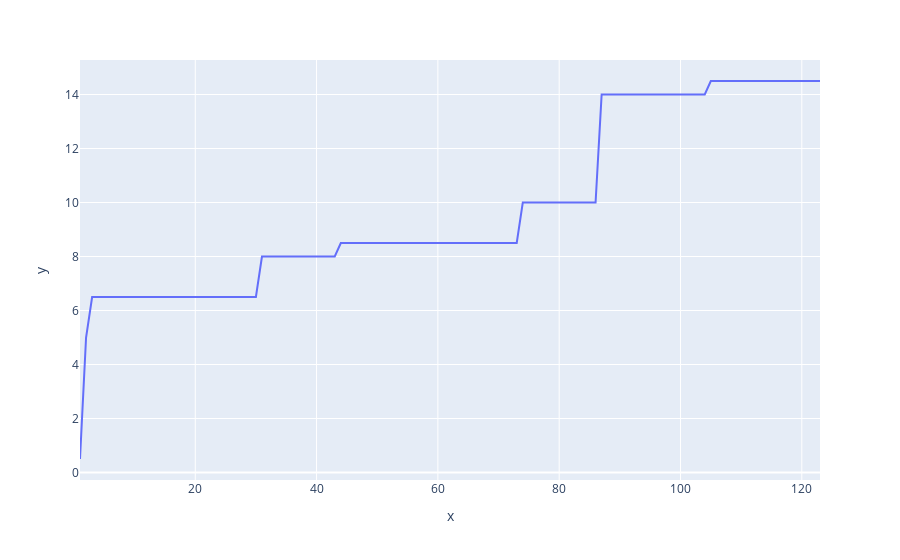

Notebook source saved alongside this figure:
### Markdown cell above
## Sigma = 0.01

### Code cell
fig = px.line(x=np.arange(1,124), y=itr_ro[0,:,3]/itr_gd[:,3])
fig.show()

### Figure 1 — Plotly figure (JSON) as saved in the notebook; plotly's stock layout.template omitted (floating-point values rounded to 4 significant figures)
{"data": [{"hovertemplate": "x=%{x}<br>y=%{y}<extra></extra>", "legendgroup": "", "line": {"color": "#636efa", "dash": "solid"}, "marker": {"symbol": "circle"}, "mode": "lines", "name": "", "orientation": "v", "showlegend": false, "type": "scatter", "x": [1, 2, 3, 4, 5, 6, 7, 8, 9, 10, 11, 12, 13, 14, 15, 16, 17, 18, 19, 20, 21, 22, 23, 24, 25, 26, 27, 28, 29, 30, 31, 32, 33, 34, 35, 36, 37, 38, 39, 40, 41, 42, 43, 44, 45, 46, 47, 48, 49, 50, 51, 52, 53, 54, 55, 56, 57, 58, 59, 60, 61, 62, 63, 64, 65, 66, 67, 68, 69, 70, 71, 72, 73, 74, 75, 76, 77, 78, 79, 80, 81, 82, 83, 84, 85, 86, 87, 88, 89, 90, 91, 92, 93, 94, 95, 96, 97, 98, 99, 100, 101, 102, 103, 104, 105, 106, 107, 108, 109, 110, 111, 112, 113, 114, 115, 116, 117, 118, 119, 120, 121, 122, 123], "xaxis": "x", "y": [0.5, 5, 6.5, 6.5, 6.5, 6.5, 6.5, 6.5, 6.5, 6.5, 6.5, 6.5, 6.5, 6.5, 6.5, 6.5, 6.5, 6.5, 6.5, 6.5, 6.5, 6.5, 6.5, 6.5, 6.5, 6.5, 6.5, 6.5, 6.5, 6.5, 8, 8, 8, 8, 8, 8, 8, 8, 8, 8, 8, 8, 8, 8.5, 8.5, 8.5, 8.5, 8.5, 8.5, 8.5, 8.5, 8.5, 8.5, 8.5, 8.5, 8.5, 8.5, 8.5, 8.5, 8.5, 8.5, 8.5, 8.5, 8.5, 8.5, 8.5, 8.5, 8.5, 8.5, 8.5, 8.5, 8.5, 8.5, 10, 10, 10, 10, 10, 10, 10, 10, 10, 10, 10, 10, 10, 14, 14, 14, 14, 14, 14, 14, 14, 14, 14, 14, 14, 14, 14, 14, 14, 14, 14, 14.5, 14.5, 14.5, 14.5, 14.5, 14.5, 14.5, 14.5, 14.5, 14.5, 14.5, 14.5, 14.5, 14.5, 14.5, 14.5, 14.5, 14.5, 14.5], "yaxis": "y"}], "layout": {"legend": {"tracegroupgap": 0}, "margin": {"t": 60}, "xaxis": {"anchor": "y", "domain": [0, 1], "title": {"text": "x"}}, "yaxis": {"anchor": "x", "domain": [0, 1], "title": {"text": "y"}}}}
